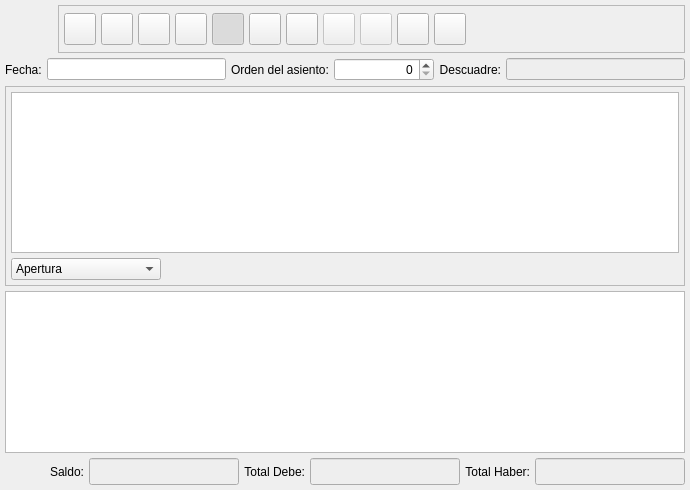
<ui version="4.0" >
 <author>Tomeu Borras</author>
 <class>AsientoBase</class>
 <widget class="QWidget" name="AsientoBase" >
  <property name="geometry" >
   <rect>
    <x>0</x>
    <y>0</y>
    <width>690</width>
    <height>490</height>
   </rect>
  </property>
  <property name="windowTitle" >
   <string>Asiento</string>
  </property>
  <property name="windowIcon" >
   <iconset resource="../../../bulmages.qrc" >:/BulmaCont32x32/images/png/i_lapiz.xpm</iconset>
  </property>
  <layout class="QVBoxLayout" >
   <property name="margin" >
    <number>5</number>
   </property>
   <property name="spacing" >
    <number>5</number>
   </property>
   <item>
    <layout class="QHBoxLayout" >
     <property name="margin" >
      <number>0</number>
     </property>
     <property name="spacing" >
      <number>5</number>
     </property>
     <item>
      <widget class="QLabel" name="pixmapLabel1" >
       <property name="sizePolicy" >
        <sizepolicy>
         <hsizetype>0</hsizetype>
         <vsizetype>0</vsizetype>
         <horstretch>0</horstretch>
         <verstretch>0</verstretch>
        </sizepolicy>
       </property>
       <property name="minimumSize" >
        <size>
         <width>48</width>
         <height>48</height>
        </size>
       </property>
       <property name="maximumSize" >
        <size>
         <width>48</width>
         <height>48</height>
        </size>
       </property>
       <property name="pixmap" >
        <pixmap resource="../../../bulmages.qrc" >:/BulmaCont32x32/images/png/i_lapiz.xpm</pixmap>
       </property>
       <property name="scaledContents" >
        <bool>true</bool>
       </property>
      </widget>
     </item>
     <item>
      <widget class="QFrame" name="mui_framebotones" >
       <property name="sizePolicy" >
        <sizepolicy>
         <hsizetype>7</hsizetype>
         <vsizetype>0</vsizetype>
         <horstretch>0</horstretch>
         <verstretch>0</verstretch>
        </sizepolicy>
       </property>
       <property name="minimumSize" >
        <size>
         <width>42</width>
         <height>42</height>
        </size>
       </property>
       <property name="maximumSize" >
        <size>
         <width>16777215</width>
         <height>48</height>
        </size>
       </property>
       <property name="frameShape" >
        <enum>QFrame::StyledPanel</enum>
       </property>
       <property name="frameShadow" >
        <enum>QFrame::Raised</enum>
       </property>
       <layout class="QHBoxLayout" >
        <property name="margin" >
         <number>5</number>
        </property>
        <property name="spacing" >
         <number>5</number>
        </property>
        <item>
         <widget class="QToolButton" name="mui_abrirasiento" >
          <property name="sizePolicy" >
           <sizepolicy>
            <hsizetype>0</hsizetype>
            <vsizetype>0</vsizetype>
            <horstretch>0</horstretch>
            <verstretch>0</verstretch>
           </sizepolicy>
          </property>
          <property name="minimumSize" >
           <size>
            <width>32</width>
            <height>32</height>
           </size>
          </property>
          <property name="maximumSize" >
           <size>
            <width>32</width>
            <height>32</height>
           </size>
          </property>
          <property name="toolTip" >
           <string>Abrir asiento</string>
          </property>
          <property name="whatsThis" >
           <string>Abrir asiento</string>
          </property>
          <property name="text" >
           <string/>
          </property>
          <property name="icon" >
           <iconset resource="../../../bulmages.qrc" >:/BulmaCont32x32/images/png/decrypted.png</iconset>
          </property>
          <property name="iconSize" >
           <size>
            <width>32</width>
            <height>32</height>
           </size>
          </property>
          <property name="shortcut" >
           <string>Ctrl+A</string>
          </property>
         </widget>
        </item>
        <item>
         <widget class="QToolButton" name="mui_cerrarasiento" >
          <property name="sizePolicy" >
           <sizepolicy>
            <hsizetype>0</hsizetype>
            <vsizetype>0</vsizetype>
            <horstretch>0</horstretch>
            <verstretch>0</verstretch>
           </sizepolicy>
          </property>
          <property name="minimumSize" >
           <size>
            <width>32</width>
            <height>32</height>
           </size>
          </property>
          <property name="maximumSize" >
           <size>
            <width>32</width>
            <height>32</height>
           </size>
          </property>
          <property name="toolTip" >
           <string>Cerrar asiento</string>
          </property>
          <property name="whatsThis" >
           <string>Cerrar asiento</string>
          </property>
          <property name="text" >
           <string/>
          </property>
          <property name="icon" >
           <iconset resource="../../../bulmages.qrc" >:/BulmaCont32x32/images/png/encrypted.png</iconset>
          </property>
          <property name="iconSize" >
           <size>
            <width>32</width>
            <height>32</height>
           </size>
          </property>
          <property name="shortcut" >
           <string>Ctrl+C</string>
          </property>
         </widget>
        </item>
        <item>
         <widget class="QToolButton" name="mui_guardarasiento" >
          <property name="sizePolicy" >
           <sizepolicy>
            <hsizetype>0</hsizetype>
            <vsizetype>0</vsizetype>
            <horstretch>0</horstretch>
            <verstretch>0</verstretch>
           </sizepolicy>
          </property>
          <property name="minimumSize" >
           <size>
            <width>32</width>
            <height>32</height>
           </size>
          </property>
          <property name="maximumSize" >
           <size>
            <width>32</width>
            <height>32</height>
           </size>
          </property>
          <property name="toolTip" >
           <string>Guardar asiento</string>
          </property>
          <property name="whatsThis" >
           <string>Guardar asiento</string>
          </property>
          <property name="text" >
           <string/>
          </property>
          <property name="icon" >
           <iconset resource="../../../bulmages.qrc" >:/Genericos32x32/images/png/i_save.xpm</iconset>
          </property>
          <property name="iconSize" >
           <size>
            <width>32</width>
            <height>32</height>
           </size>
          </property>
          <property name="shortcut" >
           <string>Ctrl+S</string>
          </property>
         </widget>
        </item>
        <item>
         <widget class="QToolButton" name="mui_nuevoasiento" >
          <property name="sizePolicy" >
           <sizepolicy>
            <hsizetype>0</hsizetype>
            <vsizetype>0</vsizetype>
            <horstretch>0</horstretch>
            <verstretch>0</verstretch>
           </sizepolicy>
          </property>
          <property name="minimumSize" >
           <size>
            <width>32</width>
            <height>32</height>
           </size>
          </property>
          <property name="maximumSize" >
           <size>
            <width>32</width>
            <height>32</height>
           </size>
          </property>
          <property name="toolTip" >
           <string>Nuevo asiento</string>
          </property>
          <property name="whatsThis" >
           <string>Nuevo asiento</string>
          </property>
          <property name="text" >
           <string/>
          </property>
          <property name="icon" >
           <iconset resource="../../../bulmages.qrc" >:/Genericos32x32/images/png/i_fileNew.xpm</iconset>
          </property>
          <property name="iconSize" >
           <size>
            <width>32</width>
            <height>32</height>
           </size>
          </property>
          <property name="shortcut" >
           <string>Ctrl+N</string>
          </property>
         </widget>
        </item>
        <item>
         <widget class="QToolButton" name="mui_detalles" >
          <property name="sizePolicy" >
           <sizepolicy>
            <hsizetype>0</hsizetype>
            <vsizetype>0</vsizetype>
            <horstretch>0</horstretch>
            <verstretch>0</verstretch>
           </sizepolicy>
          </property>
          <property name="minimumSize" >
           <size>
            <width>32</width>
            <height>32</height>
           </size>
          </property>
          <property name="maximumSize" >
           <size>
            <width>32</width>
            <height>32</height>
           </size>
          </property>
          <property name="toolTip" >
           <string>Extender asiento</string>
          </property>
          <property name="whatsThis" >
           <string>Extender asiento</string>
          </property>
          <property name="text" >
           <string/>
          </property>
          <property name="icon" >
           <iconset resource="../../../bulmages.qrc" >:/Genericos32x32/images/png/i_edit.png</iconset>
          </property>
          <property name="iconSize" >
           <size>
            <width>32</width>
            <height>32</height>
           </size>
          </property>
          <property name="shortcut" >
           <string>Ctrl+E</string>
          </property>
          <property name="checkable" >
           <bool>true</bool>
          </property>
          <property name="checked" >
           <bool>true</bool>
          </property>
         </widget>
        </item>
        <item>
         <widget class="QToolButton" name="mui_borrar" >
          <property name="sizePolicy" >
           <sizepolicy>
            <hsizetype>0</hsizetype>
            <vsizetype>0</vsizetype>
            <horstretch>0</horstretch>
            <verstretch>0</verstretch>
           </sizepolicy>
          </property>
          <property name="minimumSize" >
           <size>
            <width>32</width>
            <height>32</height>
           </size>
          </property>
          <property name="maximumSize" >
           <size>
            <width>32</width>
            <height>32</height>
           </size>
          </property>
          <property name="toolTip" >
           <string>Borrar asiento</string>
          </property>
          <property name="whatsThis" >
           <string>Borrar asiento</string>
          </property>
          <property name="text" >
           <string/>
          </property>
          <property name="icon" >
           <iconset resource="../../../bulmages.qrc" >:/Genericos32x32/images/png/i_editDelete.png</iconset>
          </property>
          <property name="iconSize" >
           <size>
            <width>32</width>
            <height>32</height>
           </size>
          </property>
          <property name="shortcut" >
           <string>Ctrl+D</string>
          </property>
         </widget>
        </item>
        <item>
         <widget class="QToolButton" name="mui_duplicar" >
          <property name="sizePolicy" >
           <sizepolicy>
            <hsizetype>0</hsizetype>
            <vsizetype>0</vsizetype>
            <horstretch>0</horstretch>
            <verstretch>0</verstretch>
           </sizepolicy>
          </property>
          <property name="minimumSize" >
           <size>
            <width>32</width>
            <height>32</height>
           </size>
          </property>
          <property name="maximumSize" >
           <size>
            <width>32</width>
            <height>32</height>
           </size>
          </property>
          <property name="toolTip" >
           <string>Duplicar asiento</string>
          </property>
          <property name="whatsThis" >
           <string>Duplicar asiento</string>
          </property>
          <property name="text" >
           <string/>
          </property>
          <property name="icon" >
           <iconset resource="../../../bulmages.qrc" >:/BulmaCont32x32/images/png/igualant.xpm</iconset>
          </property>
          <property name="iconSize" >
           <size>
            <width>32</width>
            <height>32</height>
           </size>
          </property>
          <property name="shortcut" >
           <string>Ctrl+D</string>
          </property>
         </widget>
        </item>
        <item>
         <widget class="QToolButton" name="mui_exportar" >
          <property name="enabled" >
           <bool>false</bool>
          </property>
          <property name="sizePolicy" >
           <sizepolicy>
            <hsizetype>0</hsizetype>
            <vsizetype>0</vsizetype>
            <horstretch>0</horstretch>
            <verstretch>0</verstretch>
           </sizepolicy>
          </property>
          <property name="minimumSize" >
           <size>
            <width>32</width>
            <height>32</height>
           </size>
          </property>
          <property name="maximumSize" >
           <size>
            <width>32</width>
            <height>32</height>
           </size>
          </property>
          <property name="toolTip" >
           <string>Exportar asiento</string>
          </property>
          <property name="whatsThis" >
           <string>Exportar asiento</string>
          </property>
          <property name="text" >
           <string/>
          </property>
          <property name="icon" >
           <iconset resource="../../../bulmages.qrc" >:/Genericos32x32/images/png/i_immportar.png</iconset>
          </property>
          <property name="iconSize" >
           <size>
            <width>32</width>
            <height>32</height>
           </size>
          </property>
         </widget>
        </item>
        <item>
         <widget class="QToolButton" name="mui_importar" >
          <property name="enabled" >
           <bool>false</bool>
          </property>
          <property name="sizePolicy" >
           <sizepolicy>
            <hsizetype>0</hsizetype>
            <vsizetype>0</vsizetype>
            <horstretch>0</horstretch>
            <verstretch>0</verstretch>
           </sizepolicy>
          </property>
          <property name="minimumSize" >
           <size>
            <width>32</width>
            <height>32</height>
           </size>
          </property>
          <property name="maximumSize" >
           <size>
            <width>32</width>
            <height>32</height>
           </size>
          </property>
          <property name="toolTip" >
           <string>Importar asiento</string>
          </property>
          <property name="whatsThis" >
           <string>Importar asiento</string>
          </property>
          <property name="text" >
           <string/>
          </property>
          <property name="icon" >
           <iconset resource="../../../bulmages.qrc" >:/Genericos32x32/images/png/i_exportar.png</iconset>
          </property>
          <property name="iconSize" >
           <size>
            <width>32</width>
            <height>32</height>
           </size>
          </property>
         </widget>
        </item>
        <item>
         <widget class="QToolButton" name="mui_iva" >
          <property name="sizePolicy" >
           <sizepolicy>
            <hsizetype>0</hsizetype>
            <vsizetype>0</vsizetype>
            <horstretch>0</horstretch>
            <verstretch>0</verstretch>
           </sizepolicy>
          </property>
          <property name="minimumSize" >
           <size>
            <width>32</width>
            <height>32</height>
           </size>
          </property>
          <property name="maximumSize" >
           <size>
            <width>32</width>
            <height>32</height>
           </size>
          </property>
          <property name="toolTip" >
           <string>Registro de IVA</string>
          </property>
          <property name="whatsThis" >
           <string>Registro de IVA</string>
          </property>
          <property name="text" >
           <string/>
          </property>
          <property name="icon" >
           <iconset resource="../../../bulmages.qrc" >:/BulmaCont32x32/images/png/i_iva.xpm</iconset>
          </property>
          <property name="iconSize" >
           <size>
            <width>32</width>
            <height>32</height>
           </size>
          </property>
          <property name="shortcut" >
           <string>Ctrl+I</string>
          </property>
         </widget>
        </item>
        <item>
         <widget class="QToolButton" name="mui_inteligente" >
          <property name="sizePolicy" >
           <sizepolicy>
            <hsizetype>0</hsizetype>
            <vsizetype>0</vsizetype>
            <horstretch>0</horstretch>
            <verstretch>0</verstretch>
           </sizepolicy>
          </property>
          <property name="minimumSize" >
           <size>
            <width>32</width>
            <height>32</height>
           </size>
          </property>
          <property name="maximumSize" >
           <size>
            <width>32</width>
            <height>32</height>
           </size>
          </property>
          <property name="toolTip" >
           <string>Asientos Inteligentes</string>
          </property>
          <property name="whatsThis" >
           <string>Asientos Inteligentes</string>
          </property>
          <property name="text" >
           <string/>
          </property>
          <property name="icon" >
           <iconset resource="../../../bulmages.qrc" >:/BulmaCont32x32/images/png/wizard.png</iconset>
          </property>
          <property name="iconSize" >
           <size>
            <width>32</width>
            <height>32</height>
           </size>
          </property>
          <property name="shortcut" >
           <string>Ctrl+M</string>
          </property>
         </widget>
        </item>
        <item>
         <spacer>
          <property name="orientation" >
           <enum>Qt::Horizontal</enum>
          </property>
          <property name="sizeType" >
           <enum>QSizePolicy::Expanding</enum>
          </property>
          <property name="sizeHint" >
           <size>
            <width>241</width>
            <height>28</height>
           </size>
          </property>
         </spacer>
        </item>
       </layout>
      </widget>
     </item>
    </layout>
   </item>
   <item>
    <layout class="QHBoxLayout" >
     <property name="margin" >
      <number>0</number>
     </property>
     <property name="spacing" >
      <number>5</number>
     </property>
     <item>
      <widget class="QLabel" name="TextLabel2" >
       <property name="text" >
        <string>Fecha:</string>
       </property>
      </widget>
     </item>
     <item>
      <widget class="BusquedaFecha" name="mui_fecha" >
       <property name="minimumSize" >
        <size>
         <width>150</width>
         <height>0</height>
        </size>
       </property>
      </widget>
     </item>
     <item>
      <widget class="QLabel" name="TextLabel1" >
       <property name="text" >
        <string>Orden del asiento:</string>
       </property>
      </widget>
     </item>
     <item>
      <widget class="QSpinBox" name="mui_ordenasiento" >
       <property name="minimumSize" >
        <size>
         <width>100</width>
         <height>0</height>
        </size>
       </property>
       <property name="alignment" >
        <set>Qt::AlignRight</set>
       </property>
      </widget>
     </item>
     <item>
      <widget class="QLabel" name="TextLabel1_3" >
       <property name="text" >
        <string>Descuadre:</string>
       </property>
       <property name="alignment" >
        <set>Qt::AlignRight|Qt::AlignTrailing|Qt::AlignVCenter</set>
       </property>
      </widget>
     </item>
     <item>
      <widget class="QLineEdit" name="m_descuadre" >
       <property name="minimumSize" >
        <size>
         <width>150</width>
         <height>0</height>
        </size>
       </property>
       <property name="palette" >
        <palette>
         <active>
          <colorrole role="Base" >
           <brush brushstyle="SolidPattern" >
            <color alpha="255" >
             <red>238</red>
             <green>238</green>
             <blue>238</blue>
            </color>
           </brush>
          </colorrole>
         </active>
         <inactive>
          <colorrole role="Base" >
           <brush brushstyle="SolidPattern" >
            <color alpha="255" >
             <red>238</red>
             <green>238</green>
             <blue>238</blue>
            </color>
           </brush>
          </colorrole>
         </inactive>
         <disabled>
          <colorrole role="Base" >
           <brush brushstyle="SolidPattern" >
            <color alpha="255" >
             <red>255</red>
             <green>255</green>
             <blue>255</blue>
            </color>
           </brush>
          </colorrole>
         </disabled>
        </palette>
       </property>
       <property name="alignment" >
        <set>Qt::AlignRight</set>
       </property>
       <property name="readOnly" >
        <bool>true</bool>
       </property>
      </widget>
     </item>
    </layout>
   </item>
   <item>
    <widget class="QFrame" name="frame" >
     <property name="frameShape" >
      <enum>QFrame::StyledPanel</enum>
     </property>
     <property name="frameShadow" >
      <enum>QFrame::Raised</enum>
     </property>
     <layout class="QVBoxLayout" >
      <property name="margin" >
       <number>5</number>
      </property>
      <property name="spacing" >
       <number>5</number>
      </property>
      <item>
       <widget class="QTextEdit" name="mui_comentariosAsiento" />
      </item>
      <item>
       <layout class="QHBoxLayout" >
        <property name="margin" >
         <number>0</number>
        </property>
        <property name="spacing" >
         <number>5</number>
        </property>
        <item>
         <widget class="QComboBox" name="mui_claseAsiento" >
          <property name="minimumSize" >
           <size>
            <width>150</width>
            <height>0</height>
           </size>
          </property>
          <item>
           <property name="text" >
            <string>Apertura</string>
           </property>
          </item>
          <item>
           <property name="text" >
            <string>Normal</string>
           </property>
          </item>
          <item>
           <property name="text" >
            <string>Regularización</string>
           </property>
          </item>
          <item>
           <property name="text" >
            <string>Cierre</string>
           </property>
          </item>
         </widget>
        </item>
        <item>
         <spacer>
          <property name="orientation" >
           <enum>Qt::Horizontal</enum>
          </property>
          <property name="sizeHint" >
           <size>
            <width>40</width>
            <height>20</height>
           </size>
          </property>
         </spacer>
        </item>
       </layout>
      </item>
     </layout>
    </widget>
   </item>
   <item>
    <widget class="ListLinAsiento1View" name="mui_list" />
   </item>
   <item>
    <layout class="QHBoxLayout" >
     <property name="margin" >
      <number>0</number>
     </property>
     <property name="spacing" >
      <number>5</number>
     </property>
     <item>
      <spacer>
       <property name="orientation" >
        <enum>Qt::Horizontal</enum>
       </property>
       <property name="sizeType" >
        <enum>QSizePolicy::Expanding</enum>
       </property>
       <property name="sizeHint" >
        <size>
         <width>96</width>
         <height>25</height>
        </size>
       </property>
      </spacer>
     </item>
     <item>
      <widget class="QLabel" name="textLabel1" >
       <property name="text" >
        <string>Saldo:</string>
       </property>
       <property name="alignment" >
        <set>Qt::AlignRight|Qt::AlignTrailing|Qt::AlignVCenter</set>
       </property>
      </widget>
     </item>
     <item>
      <widget class="QLineEdit" name="m_saldoCuenta" >
       <property name="enabled" >
        <bool>true</bool>
       </property>
       <property name="sizePolicy" >
        <sizepolicy>
         <hsizetype>5</hsizetype>
         <vsizetype>0</vsizetype>
         <horstretch>0</horstretch>
         <verstretch>0</verstretch>
        </sizepolicy>
       </property>
       <property name="minimumSize" >
        <size>
         <width>150</width>
         <height>0</height>
        </size>
       </property>
       <property name="palette" >
        <palette>
         <active>
          <colorrole role="Base" >
           <brush brushstyle="SolidPattern" >
            <color alpha="255" >
             <red>238</red>
             <green>238</green>
             <blue>238</blue>
            </color>
           </brush>
          </colorrole>
         </active>
         <inactive>
          <colorrole role="Base" >
           <brush brushstyle="SolidPattern" >
            <color alpha="255" >
             <red>238</red>
             <green>238</green>
             <blue>238</blue>
            </color>
           </brush>
          </colorrole>
         </inactive>
         <disabled>
          <colorrole role="Base" >
           <brush brushstyle="SolidPattern" >
            <color alpha="255" >
             <red>255</red>
             <green>255</green>
             <blue>255</blue>
            </color>
           </brush>
          </colorrole>
         </disabled>
        </palette>
       </property>
       <property name="font" >
        <font>
         <pointsize>12</pointsize>
         <weight>75</weight>
         <bold>true</bold>
        </font>
       </property>
       <property name="mouseTracking" >
        <bool>false</bool>
       </property>
       <property name="focusPolicy" >
        <enum>Qt::NoFocus</enum>
       </property>
       <property name="acceptDrops" >
        <bool>false</bool>
       </property>
       <property name="alignment" >
        <set>Qt::AlignRight</set>
       </property>
       <property name="dragEnabled" >
        <bool>false</bool>
       </property>
       <property name="readOnly" >
        <bool>true</bool>
       </property>
      </widget>
     </item>
     <item>
      <widget class="QLabel" name="TextLabel1_2" >
       <property name="text" >
        <string>Total Debe:</string>
       </property>
       <property name="alignment" >
        <set>Qt::AlignRight|Qt::AlignTrailing|Qt::AlignVCenter</set>
       </property>
      </widget>
     </item>
     <item>
      <widget class="QLineEdit" name="m_totaldebe" >
       <property name="sizePolicy" >
        <sizepolicy>
         <hsizetype>5</hsizetype>
         <vsizetype>0</vsizetype>
         <horstretch>0</horstretch>
         <verstretch>0</verstretch>
        </sizepolicy>
       </property>
       <property name="minimumSize" >
        <size>
         <width>150</width>
         <height>0</height>
        </size>
       </property>
       <property name="palette" >
        <palette>
         <active>
          <colorrole role="Base" >
           <brush brushstyle="SolidPattern" >
            <color alpha="255" >
             <red>238</red>
             <green>238</green>
             <blue>238</blue>
            </color>
           </brush>
          </colorrole>
         </active>
         <inactive>
          <colorrole role="Base" >
           <brush brushstyle="SolidPattern" >
            <color alpha="255" >
             <red>238</red>
             <green>238</green>
             <blue>238</blue>
            </color>
           </brush>
          </colorrole>
         </inactive>
         <disabled>
          <colorrole role="Base" >
           <brush brushstyle="SolidPattern" >
            <color alpha="255" >
             <red>255</red>
             <green>255</green>
             <blue>255</blue>
            </color>
           </brush>
          </colorrole>
         </disabled>
        </palette>
       </property>
       <property name="font" >
        <font>
         <pointsize>12</pointsize>
         <weight>75</weight>
         <italic>false</italic>
         <bold>true</bold>
        </font>
       </property>
       <property name="alignment" >
        <set>Qt::AlignRight</set>
       </property>
       <property name="readOnly" >
        <bool>true</bool>
       </property>
      </widget>
     </item>
     <item>
      <widget class="QLabel" name="TextLabel1_4" >
       <property name="text" >
        <string>Total Haber:</string>
       </property>
       <property name="alignment" >
        <set>Qt::AlignRight|Qt::AlignTrailing|Qt::AlignVCenter</set>
       </property>
      </widget>
     </item>
     <item>
      <widget class="QLineEdit" name="m_totalhaber" >
       <property name="sizePolicy" >
        <sizepolicy>
         <hsizetype>5</hsizetype>
         <vsizetype>0</vsizetype>
         <horstretch>0</horstretch>
         <verstretch>0</verstretch>
        </sizepolicy>
       </property>
       <property name="minimumSize" >
        <size>
         <width>150</width>
         <height>0</height>
        </size>
       </property>
       <property name="palette" >
        <palette>
         <active>
          <colorrole role="Base" >
           <brush brushstyle="SolidPattern" >
            <color alpha="255" >
             <red>238</red>
             <green>238</green>
             <blue>238</blue>
            </color>
           </brush>
          </colorrole>
         </active>
         <inactive>
          <colorrole role="Base" >
           <brush brushstyle="SolidPattern" >
            <color alpha="255" >
             <red>238</red>
             <green>238</green>
             <blue>238</blue>
            </color>
           </brush>
          </colorrole>
         </inactive>
         <disabled>
          <colorrole role="Base" >
           <brush brushstyle="SolidPattern" >
            <color alpha="255" >
             <red>255</red>
             <green>255</green>
             <blue>255</blue>
            </color>
           </brush>
          </colorrole>
         </disabled>
        </palette>
       </property>
       <property name="font" >
        <font>
         <pointsize>12</pointsize>
         <weight>75</weight>
         <bold>true</bold>
        </font>
       </property>
       <property name="alignment" >
        <set>Qt::AlignRight</set>
       </property>
       <property name="readOnly" >
        <bool>true</bool>
       </property>
      </widget>
     </item>
    </layout>
   </item>
  </layout>
 </widget>
 <customwidgets>
  <customwidget>
   <class>ListLinAsiento1View</class>
   <extends>QTableWidget</extends>
   <header>listlinasiento1view.h</header>
  </customwidget>
  <customwidget>
   <class>BusquedaFecha</class>
   <extends>QLineEdit</extends>
   <header>../../../bulmalib/busquedafecha.h</header>
  </customwidget>
 </customwidgets>
 <resources>
  <include location="../../../bulmages.qrc" />
 </resources>
 <connections>
  <connection>
   <sender>mui_detalles</sender>
   <signal>toggled(bool)</signal>
   <receiver>frame</receiver>
   <slot>setShown(bool)</slot>
   <hints>
    <hint type="sourcelabel" >
     <x>183</x>
     <y>29</y>
    </hint>
    <hint type="destinationlabel" >
     <x>56</x>
     <y>95</y>
    </hint>
   </hints>
  </connection>
 </connections>
</ui>
